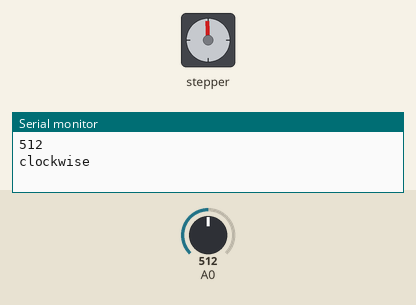
Recording of a sketch running on a simulated Arduino Uno, built with avr-gcc and run on an emulated ATmega328P. On the bench: stepper motor, the last lines printed to the serial monitor. Inputs (shaded band) come from the test bench; at power-on: A0 = 512. Stepper angles assume 2048 steps per turn.

Above: at 0.15 s.
At 4.67 s:
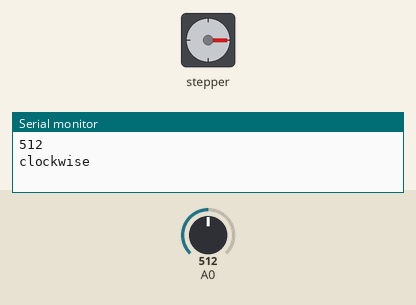
At 9.19 s:
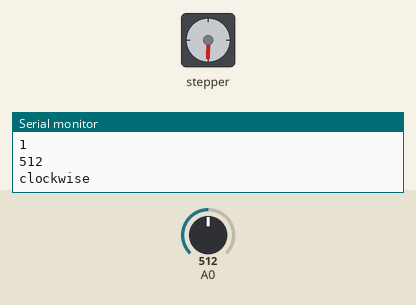
At 18.2 s:
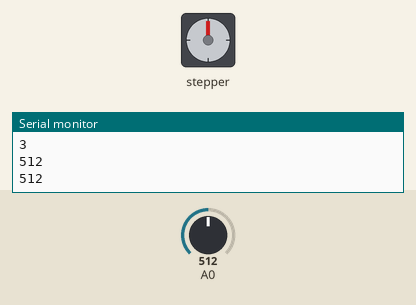
Timing chart, 0 to 19.7 s (numbered marks = the images above):
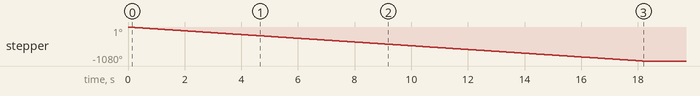

The sketch:

Volets_roulants.ino
```cpp
/*
 * Code d'exemple pour une photorésistance.
 */

#include <Stepper.h>
int step_number = 0;

double stepsPerRevolution = 2048;
Stepper myStepper(stepsPerRevolution, 8, 10, 9, 11);  // Pin inversion to make the library work


// Fonction setup(), appelée au démarrage de la carte Arduino
void setup() {
   myStepper.setSpeed(10);
  // Initialise la communication avec le PC
  Serial.begin(9600);
}

// Fonction loop(), appelée continuellement en boucle tant que la carte Arduino est alimentée
void loop() {

  // Mesure la tension sur la broche A0
  int valeur = analogRead(A0);
  // Envoi la mesure au PC pour affichage et attends 250ms
  Serial.println(valeur);
   if(valeur < 500){
    if(step_number > 0 ){
     // 1 rotation counterclockwise:
   Serial.println("counterclockwise");
   myStepper.step(stepsPerRevolution);
   step_number --;
       Serial.println(step_number);

    }
    }else{
if(step_number <= 2){


  // 1 rotation clockwise:
  Serial.println("clockwise");
  myStepper.step(-stepsPerRevolution);
  step_number ++;
    Serial.println(step_number);

}
  }


  delay(10);
}
```

Measured:
- by itself, stepper: turns 1080° counter-clockwise in 18.2 s
